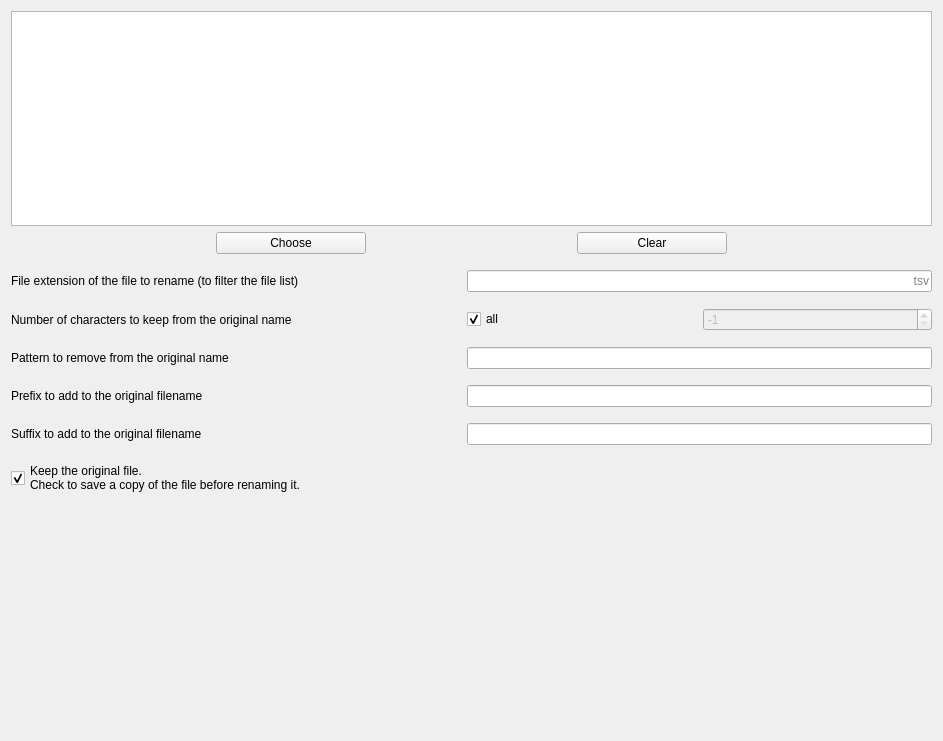
<?xml version="1.0" encoding="UTF-8"?>
<ui version="4.0">
 <class>RenameFileListSettingsView</class>
 <widget class="QWidget" name="RenameFileListSettingsView">
  <property name="geometry">
   <rect>
    <x>0</x>
    <y>0</y>
    <width>943</width>
    <height>741</height>
   </rect>
  </property>
  <property name="windowTitle">
   <string>Form</string>
  </property>
  <property name="styleSheet">
   <string notr="true">font: 12pt &quot;Roboto&quot;;</string>
  </property>
  <layout class="QHBoxLayout" name="horizontalLayout_2">
   <item>
    <layout class="QVBoxLayout" name="verticalLayout_4">
     <item>
      <widget class="QTableWidget" name="tableWidget_files"/>
     </item>
     <item>
      <layout class="QHBoxLayout" name="horizontalLayout">
       <item>
        <spacer name="horizontalSpacer_2">
         <property name="orientation">
          <enum>Qt::Horizontal</enum>
         </property>
         <property name="sizeHint" stdset="0">
          <size>
           <width>40</width>
           <height>20</height>
          </size>
         </property>
        </spacer>
       </item>
       <item>
        <widget class="QPushButton" name="pushButton_choose">
         <property name="minimumSize">
          <size>
           <width>150</width>
           <height>0</height>
          </size>
         </property>
         <property name="text">
          <string>Choose</string>
         </property>
        </widget>
       </item>
       <item>
        <spacer name="horizontalSpacer_4">
         <property name="orientation">
          <enum>Qt::Horizontal</enum>
         </property>
         <property name="sizeHint" stdset="0">
          <size>
           <width>40</width>
           <height>20</height>
          </size>
         </property>
        </spacer>
       </item>
       <item>
        <widget class="QPushButton" name="pushButton_clear">
         <property name="minimumSize">
          <size>
           <width>150</width>
           <height>0</height>
          </size>
         </property>
         <property name="text">
          <string>Clear</string>
         </property>
        </widget>
       </item>
       <item>
        <spacer name="horizontalSpacer_3">
         <property name="orientation">
          <enum>Qt::Horizontal</enum>
         </property>
         <property name="sizeHint" stdset="0">
          <size>
           <width>40</width>
           <height>20</height>
          </size>
         </property>
        </spacer>
       </item>
      </layout>
     </item>
     <item>
      <spacer name="verticalSpacer_6">
       <property name="orientation">
        <enum>Qt::Vertical</enum>
       </property>
       <property name="sizeType">
        <enum>QSizePolicy::Fixed</enum>
       </property>
       <property name="sizeHint" stdset="0">
        <size>
         <width>20</width>
         <height>10</height>
        </size>
       </property>
      </spacer>
     </item>
     <item>
      <layout class="QVBoxLayout" name="verticalLayout">
       <item>
        <layout class="QHBoxLayout" name="ext_selection_horizontalLayout">
         <item>
          <widget class="QLabel" name="ext_selection_label">
           <property name="minimumSize">
            <size>
             <width>450</width>
             <height>0</height>
            </size>
           </property>
           <property name="text">
            <string>File extension of the file to rename (to filter the file list)</string>
           </property>
          </widget>
         </item>
         <item>
          <widget class="QLineEdit" name="ext_selection_lineedit">
           <property name="toolTip">
            <string>e.g. tsv, txt, csv, xml, edf</string>
           </property>
           <property name="alignment">
            <set>Qt::AlignRight|Qt::AlignTrailing|Qt::AlignVCenter</set>
           </property>
           <property name="placeholderText">
            <string>tsv</string>
           </property>
          </widget>
         </item>
        </layout>
       </item>
      </layout>
     </item>
     <item>
      <spacer name="verticalSpacer_5">
       <property name="orientation">
        <enum>Qt::Vertical</enum>
       </property>
       <property name="sizeType">
        <enum>QSizePolicy::Fixed</enum>
       </property>
       <property name="sizeHint" stdset="0">
        <size>
         <width>20</width>
         <height>10</height>
        </size>
       </property>
      </spacer>
     </item>
     <item>
      <layout class="QVBoxLayout" name="verticalLayout_2">
       <item>
        <layout class="QHBoxLayout" name="n_char_to_keep_horizontalLayout">
         <item>
          <widget class="QLabel" name="n_char_to_keep_label">
           <property name="minimumSize">
            <size>
             <width>450</width>
             <height>0</height>
            </size>
           </property>
           <property name="text">
            <string>Number of characters to keep from the original name</string>
           </property>
          </widget>
         </item>
         <item>
          <widget class="QCheckBox" name="checkBox_keep_all_char">
           <property name="toolTip">
            <string>Check to keep all the characters.</string>
           </property>
           <property name="text">
            <string>all</string>
           </property>
           <property name="checked">
            <bool>true</bool>
           </property>
          </widget>
         </item>
         <item>
          <widget class="QSpinBox" name="spinBox_n_char_to_keep">
           <property name="enabled">
            <bool>false</bool>
           </property>
           <property name="toolTip">
            <string>e.g. keeping 9 characters renames &quot;subject01 filtered.tsv&quot; to &quot;subject01.tsv&quot;. Use -1 to keep all characters.</string>
           </property>
           <property name="minimum">
            <number>-1</number>
           </property>
           <property name="value">
            <number>-1</number>
           </property>
          </widget>
         </item>
        </layout>
       </item>
      </layout>
     </item>
     <item>
      <spacer name="verticalSpacer_4">
       <property name="orientation">
        <enum>Qt::Vertical</enum>
       </property>
       <property name="sizeType">
        <enum>QSizePolicy::Fixed</enum>
       </property>
       <property name="sizeHint" stdset="0">
        <size>
         <width>20</width>
         <height>10</height>
        </size>
       </property>
      </spacer>
     </item>
     <item>
      <layout class="QVBoxLayout" name="verticalLayout_3">
       <item>
        <layout class="QHBoxLayout" name="pattern_to_rem_horizontalLayout">
         <item>
          <widget class="QLabel" name="pattern_to_rem_label">
           <property name="minimumSize">
            <size>
             <width>450</width>
             <height>0</height>
            </size>
           </property>
           <property name="text">
            <string>Pattern to remove from the original name</string>
           </property>
          </widget>
         </item>
         <item>
          <widget class="QLineEdit" name="pattern_to_rem_lineedit">
           <property name="toolTip">
            <string>e.g. remove &quot;_annotations&quot; to rename &quot;subject01_annotations.txt&quot; as &quot;subject01.txt&quot;</string>
           </property>
          </widget>
         </item>
        </layout>
       </item>
      </layout>
     </item>
     <item>
      <spacer name="verticalSpacer_3">
       <property name="orientation">
        <enum>Qt::Vertical</enum>
       </property>
       <property name="sizeType">
        <enum>QSizePolicy::Fixed</enum>
       </property>
       <property name="sizeHint" stdset="0">
        <size>
         <width>20</width>
         <height>10</height>
        </size>
       </property>
      </spacer>
     </item>
     <item>
      <layout class="QHBoxLayout" name="prefix_horizontalLayout">
       <item>
        <widget class="QLabel" name="prefix_label">
         <property name="minimumSize">
          <size>
           <width>450</width>
           <height>0</height>
          </size>
         </property>
         <property name="text">
          <string>Prefix to add to the original filename</string>
         </property>
        </widget>
       </item>
       <item>
        <widget class="QLineEdit" name="prefix_lineedit">
         <property name="toolTip">
          <string>e.g. &quot;visit1_&quot; to rename &quot;subject01.tsv&quot; to &quot;visit1_subject01.tsv&quot;</string>
         </property>
        </widget>
       </item>
      </layout>
     </item>
     <item>
      <spacer name="verticalSpacer_2">
       <property name="orientation">
        <enum>Qt::Vertical</enum>
       </property>
       <property name="sizeType">
        <enum>QSizePolicy::Fixed</enum>
       </property>
       <property name="sizeHint" stdset="0">
        <size>
         <width>20</width>
         <height>10</height>
        </size>
       </property>
      </spacer>
     </item>
     <item>
      <layout class="QHBoxLayout" name="suffix_horizontalLayout">
       <item>
        <widget class="QLabel" name="suffix_label">
         <property name="minimumSize">
          <size>
           <width>450</width>
           <height>0</height>
          </size>
         </property>
         <property name="text">
          <string>Suffix to add to the original filename</string>
         </property>
        </widget>
       </item>
       <item>
        <widget class="QLineEdit" name="suffix_lineedit">
         <property name="toolTip">
          <string>e.g. &quot;_visit1&quot; to rename &quot;subject01.tsv&quot; to &quot;subject01_visit1.tsv&quot;</string>
         </property>
        </widget>
       </item>
      </layout>
     </item>
     <item>
      <spacer name="verticalSpacer_7">
       <property name="orientation">
        <enum>Qt::Vertical</enum>
       </property>
       <property name="sizeType">
        <enum>QSizePolicy::Fixed</enum>
       </property>
       <property name="sizeHint" stdset="0">
        <size>
         <width>20</width>
         <height>10</height>
        </size>
       </property>
      </spacer>
     </item>
     <item>
      <widget class="QCheckBox" name="checkBox_keep_original">
       <property name="toolTip">
        <string/>
       </property>
       <property name="text">
        <string>Keep the original file.
Check to save a copy of the file before renaming it.</string>
       </property>
       <property name="checked">
        <bool>true</bool>
       </property>
      </widget>
     </item>
     <item>
      <widget class="QLabel" name="label">
       <property name="text">
        <string/>
       </property>
      </widget>
     </item>
     <item>
      <spacer name="verticalSpacer">
       <property name="orientation">
        <enum>Qt::Vertical</enum>
       </property>
       <property name="sizeHint" stdset="0">
        <size>
         <width>20</width>
         <height>40</height>
        </size>
       </property>
      </spacer>
     </item>
    </layout>
   </item>
  </layout>
 </widget>
 <resources>
  <include location="../../../../snooz-toolbox/src/main/python/ui/themes/themes.qrc"/>
 </resources>
 <connections>
  <connection>
   <sender>checkBox_keep_all_char</sender>
   <signal>clicked()</signal>
   <receiver>RenameFileListSettingsView</receiver>
   <slot>keep_all_char_slot()</slot>
   <hints>
    <hint type="sourcelabel">
     <x>499</x>
     <y>123</y>
    </hint>
    <hint type="destinationlabel">
     <x>452</x>
     <y>238</y>
    </hint>
   </hints>
  </connection>
  <connection>
   <sender>pushButton_choose</sender>
   <signal>clicked()</signal>
   <receiver>RenameFileListSettingsView</receiver>
   <slot>choose_slot()</slot>
   <hints>
    <hint type="sourcelabel">
     <x>191</x>
     <y>246</y>
    </hint>
    <hint type="destinationlabel">
     <x>471</x>
     <y>370</y>
    </hint>
   </hints>
  </connection>
  <connection>
   <sender>pushButton_clear</sender>
   <signal>clicked()</signal>
   <receiver>RenameFileListSettingsView</receiver>
   <slot>clear_slot()</slot>
   <hints>
    <hint type="sourcelabel">
     <x>454</x>
     <y>246</y>
    </hint>
    <hint type="destinationlabel">
     <x>471</x>
     <y>370</y>
    </hint>
   </hints>
  </connection>
 </connections>
 <slots>
  <slot>keep_all_char_slot()</slot>
  <slot>choose_slot()</slot>
  <slot>clear_slot()</slot>
 </slots>
</ui>
